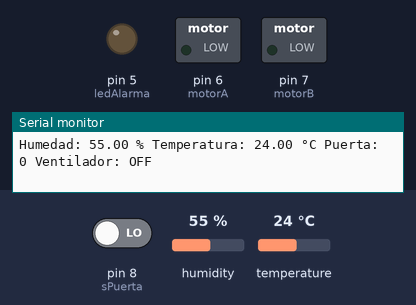
Bench run of a sketch on a simulated Arduino Uno, built with avr-gcc and run on an emulated ATmega328P. On the bench: switched loads named in the sketch (green lamp = pin HIGH), output pins drawn as LEDs (lit = HIGH), the last lines printed to the serial monitor. Inputs (shaded band) come from the test bench; at power-on: pin 8 (sPuerta) LOW, temperature 24 °C, humidity 55 %.

Above: at 4.8 s.
4.9 s: pin 8 (sPuerta) driven HIGH
At 6.9 s:
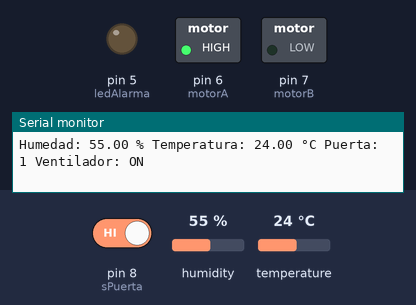
7.9 s: temperature set to 29 °C
10.9 s: temperature set to 32 °C
At 13.1 s:
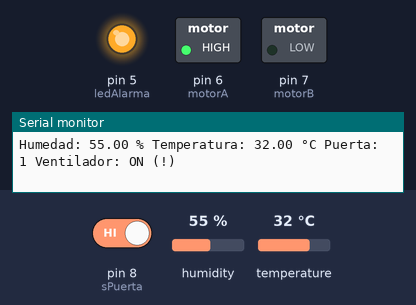
13.9 s: temperature set to 12 °C
At 15.6 s:
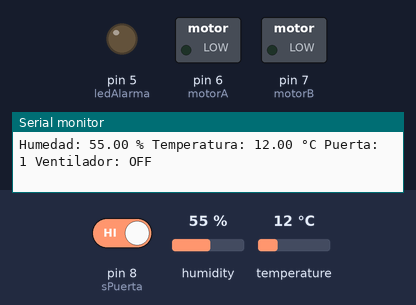
16.9 s: temperature set to 18 °C
19.9 s: temperature set to 21 °C
At 20.5 s:
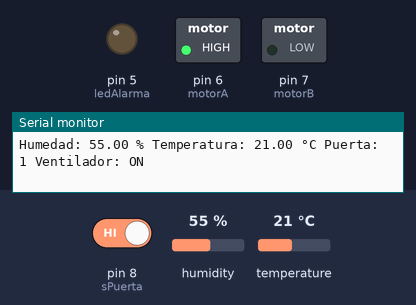
Timing chart, 0 to 22.9 s (numbered marks = the images above; inputs shaded):
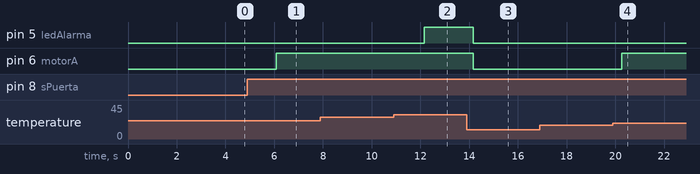

Measured:
- the behaviour switches between 30 and 31 °C on temperature (found by bisection; images 1 and 2)
- the behaviour switches between 19 and 20 °C on temperature (found by bisection; images 3 and 4)
- after the input at 4.9 s, pin 6 (motorA): LOW → HIGH after 1.2 s
- after the input at 10.9 s, pin 5 (ledAlarma): LOW → HIGH after 1.2 s
- after the input at 13.9 s, pin 5 (ledAlarma), pin 6 (motorA): HIGH → LOW after 0.28 s
- after the input at 19.9 s, pin 6 (motorA): LOW → HIGH after 0.35 s

The sketch:

pf.ino
```cpp
#include <DHT.h>
#define DHTTYPE DHT11
#define DHTPIN 9

DHT dht(DHTPIN, DHTTYPE);
//se define el pin de entrada spuerta
const int sPuerta = 8;
// se definen los pines 6 y 7 como salidas para el motor
const int motorA = 6;
const int motorB = 7;
//se define el pin 5 como salida de un led de alarma
const int ledAlarma = 5;
void setup() {
  // put your setup code here, to run once:

  //se inicia el puerto serie
  Serial.begin(9600);
  //se inicializa la biblioteca del sensor de temperatura y humedad
  dht.begin();
  //se establece el pin digital 8 como el sPuerta
  pinMode(sPuerta, INPUT);
  //se establecen los pines 6 y 7 como salida para el motor
  pinMode(motorA, OUTPUT);
  pinMode(motorB, OUTPUT);
  //se establece el pin 5 como salida del LED
  pinMode(ledAlarma, OUTPUT);


}

void loop() {
  delay(2000);

  //lectura de sensor de temperatura y humedad
  float humedity = dht.readHumidity();
  float temperature = dht.readTemperature();
  if(isnan(humedity) || isnan(temperature)){
    Serial.println("ERROR: Asegurese de conectar correctamente los sensores de TEMPERATURA y PUERTA");
    return;
  }
  //lectura de spuerta
  int puerta = digitalRead(sPuerta);
  //salidas a monitor serie
  Serial.print("Humedad: ");
  Serial.print(humedity);
  Serial.print(" %");
  Serial.print(" Temperatura: ");
  Serial.print(temperature);
  Serial.print(" °C");
  Serial.print(" Puerta: ");
  Serial.print(puerta);


  //encender ventilador sin alarma
  if((temperature >= 20) && (temperature <= 30) && (puerta == 1))
  {
      //Actuadores
      digitalWrite(ledAlarma, LOW);
      digitalWrite(motorA, HIGH);
      digitalWrite(motorB, LOW);
      //imprimir
      Serial.print(" Ventilador: ON");
      Serial.println("");

  }else if((temperature > 30) && (puerta == 1)){
      //Actuadores
      digitalWrite(ledAlarma, HIGH);
      digitalWrite(motorA, HIGH);
      digitalWrite(motorB, LOW);
      //imprimir
      Serial.print(" Ventilador: ON (!)");
      Serial.println("");
  }else{
      //Actuadores
      digitalWrite(ledAlarma, LOW);
      digitalWrite(motorA, LOW);
      digitalWrite(motorB, LOW);
      //imprimir
      Serial.print(" Ventilador: OFF");
      Serial.println("");
    }

}
```
